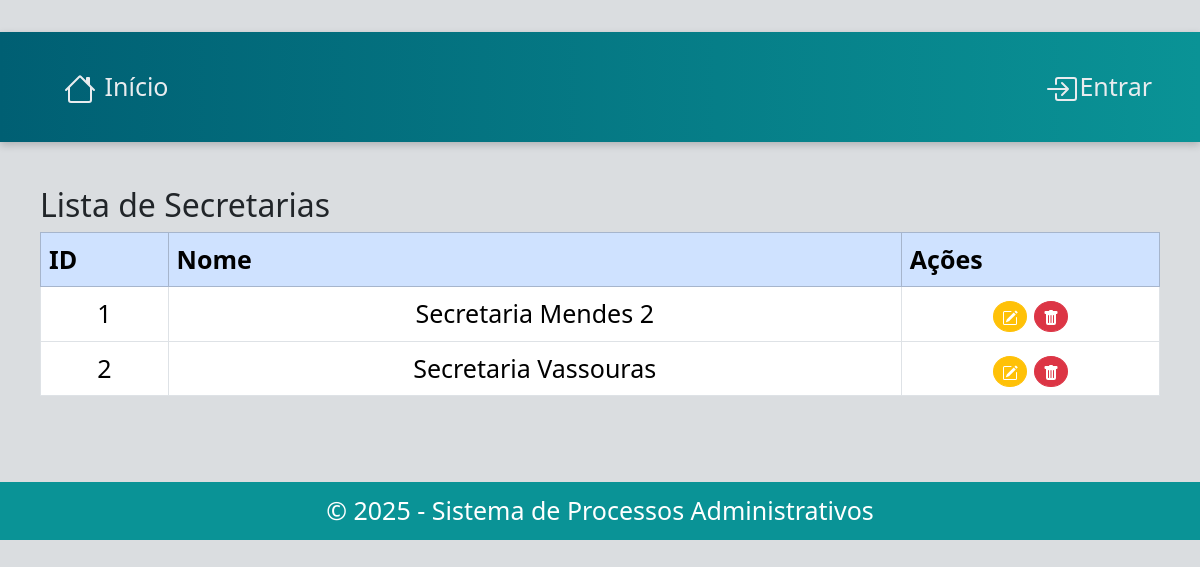
The page /secretaria/secretarias/ on the database as committed earlier.
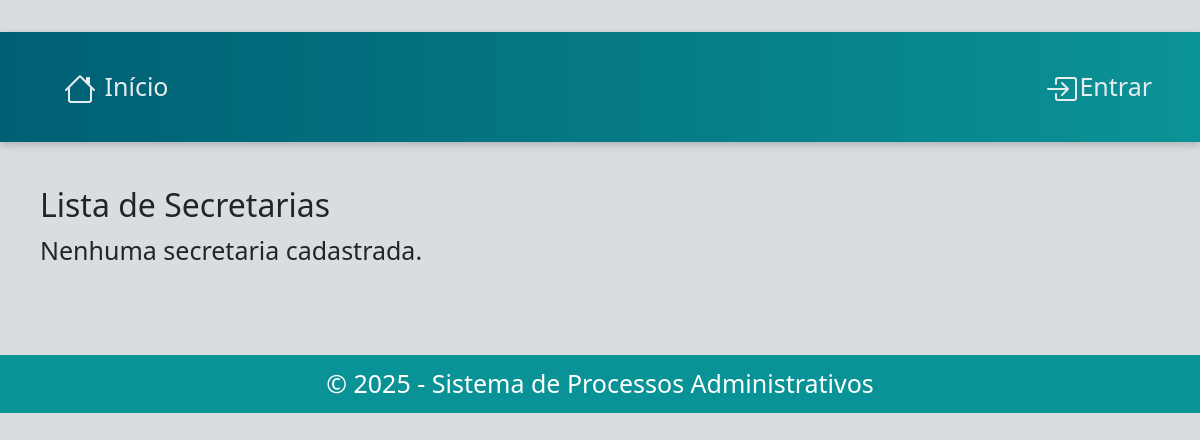
The same page on the database as committed later.
### secretaria/models.py (models this page shows, shortened)
class Secretaria(models.Model):
    nome= models.CharField(max_length=100)

### secretaria/views.py (the view)
# urls.py: path('secretarias/', lista_secretaria, name='lista_secretaria'),
def lista_secretaria(request):
    lista= Secretaria.objects.all()
    return render(request, 'secretaria/lista_secretaria.html', {'lista': lista})

### secretaria/templates/secretaria/lista_secretaria.html (shortened to what this page needs)
{% extends "base.html" %}
{% block content %}
<h2>Lista de Secretarias</h2>
{% if lista %}
<table class="table table-bordered">
    <thead class="table-primary">
        <tr>
            <th>ID</th>
            <th>Nome</th>
            <th>Ações</th>
        </tr>
    </thead>
    <tbody>
        {% for secretaria in lista %}
        <tr>
            <td>{{ secretaria.id }}</td>
            <td>{{ secretaria.nome }}</td>
            <td>
                <a class="btn btn-warning btn-sm redondo" href="{% url 'editar_secretaria' secretaria.id %}">
                </a>
                <form action="{% url 'excluir_secretaria' secretaria.id %}" method="post" style="display:inline;">
                    <button type="submit" class="btn btn-danger btn-sm redondo"
                        onclick="return confirm('Tem certeza que deseja excluir esta secretaria?')">
                    </button>
                </form>
            </td>
        </tr>
        {% endfor %}
    </tbody>
</table>
{% else %}
<p>Nenhuma secretaria cadastrada.</p>
{% endif %}
{% endblock %}

Rows that differ between the two databases and show on the page:
removed Secretaria: id "1", nome "Secretaria Mendes 2"
removed Secretaria: id "2", nome "Secretaria Vassouras"
Other text that changed with them:
text no longer shown: "ID Nome Ações"
text now shown: "Nenhuma secretaria cadastrada."
